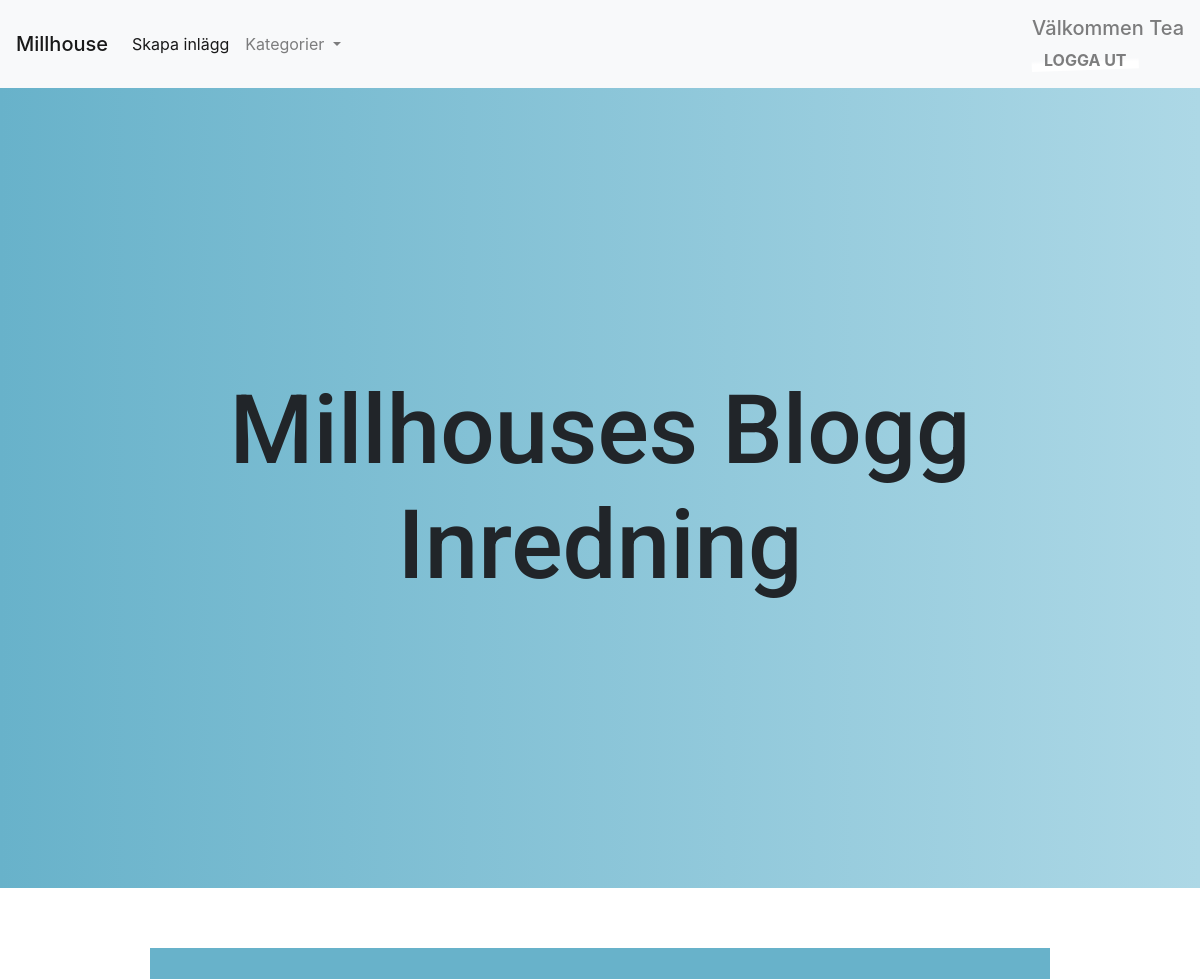
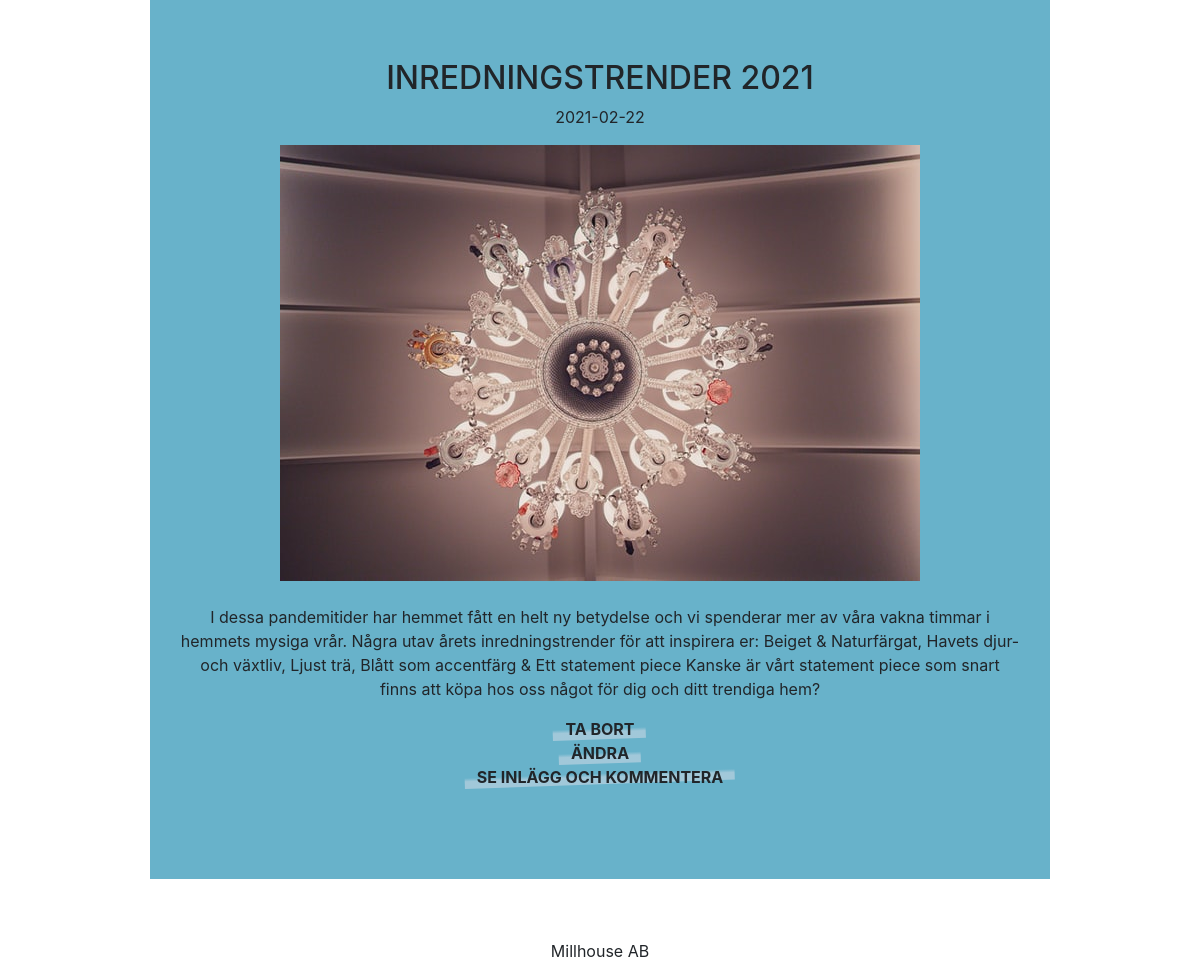
Page /interior.php (signed in) on the committed database (2 pictures, top to bottom).
### tables this page shows
CREATE TABLE Entries(
Id INT PRIMARY KEY NOT NULL AUTO_INCREMENT,
Title VARCHAR(30) NOT NULL,
Entry VARCHAR(500) NOT NULL,
EntryDate DATE NOT NULL,
CategoryId INT NOT NULL,
Image VARCHAR(100), 
UsersId INT NOT NULL,
CONSTRAINT FK_Users FOREIGN KEY(UsersId) REFERENCES Users(Id),
CONSTRAINT FK_Category FOREIGN KEY(CategoryId) REFERENCES Categories(Id)
);

### interior.php (the view, shortened to what this page needs)
<!DOCTYPE html>
<html lang="en">
<head>
    <link rel="stylesheet" href="css/style.css" type="text/css">
    <link rel="stylesheet" href="https://maxcdn.bootstrapcdn.com/bootstrap/4.0.0/css/bootstrap.min.css">
</head>
<body>
<nav class="navbar navbar-expand-lg navbar-light bg-light">
  <a class="navbar-brand company-name" href="index.php">Millhouse</a>
  <div class="collapse navbar-collapse" id="navbarSupportedContent">
    <ul class="navbar-nav mr-auto">
      <li class="nav-item active">
      <?php
    if(isset($_SESSION['role'])){
       echo '<a class="nav-link" href="entries.php">Skapa inlägg <span class="sr-only">(current)</span></a>';
      }
      ?>
      </li>
      <li class="nav-item dropdown">
        <a class="nav-link dropdown-toggle" href="#" id="navbarDropdown" role="button" data-toggle="dropdown" aria-haspopup="true" aria-expanded="false">
          Kategorier
        </a>
      </li>
    </ul>
    <span class="navbar-text">
<?php
if(isset($_SESSION['username']) && isset($_SESSION['password']) ) {
echo "<h5>Välkommen " . $_SESSION['username'] . "</h5>";
echo '<a href="logout.php" class="r-link link text-underlined" id="logout-link">Logga ut</a>';
} else {
  header("location:login.php");
}
?>
    </span>
  </div>
</nav>
<div class="site">
	<div class="hero">
		<h1 class="h1hero">Millhouses Blogg</br>Inredning</h1>
	</div>
  <?php
include 'includes/database_connection.php';
$stm = $pdo->query("SELECT Title, Entry, EntryDate, CategoryId, Id, Image FROM Entries ORDER BY EntryDate DESC");
while($row = $stm->fetch()):
    if($row['CategoryId'] == 3){
    ?>
  <section class="section">
  <h2><?=$row['Title']?></h2>
  <p> <?=$row['EntryDate']?></p>
  <img src="<?=$row['Image']?>" alt="EntriesImage"><br></br>
		<p> <?=$row['Entry']?></p>
    <?php
if(isset($_SESSION['role'])){
   echo "<a href='delete.php?id=".$row['Id']."' class='r-link link text-underlined'>Ta bort</a></br>";
   echo "<a href='modify.php?id=".$row['Id']."' class='r-link link text-underlined'>Ändra</a></br>";
}
echo "<a class='entry_button r-link link text-underlined' href='comments.php?id=".$row['Id']."'>Se inlägg och kommentera</a>";
?>
	</section>
  <?php } endwhile;
        ?>
	<footer>
		<p>Millhouse AB</p>
	</footer>
</div>
</body>
</html>

### css/style.css (style rules this page uses)
.company-name { font-weight: 500; }
.hero { display: grid; justify-content: center; align-items: center; min-height: 100vh; background: #ADD8E6; background: -webkit-linear-gradient(right, #ADD8E6, #68b2ca); background: -moz-linear-gradient(right, #ADD8E6, #68b2ca); background: -o-linear-gradient(right, #ADD8E6, #68b2ca); background: linear-gradient(to left, #ADD8E6, #68b2ca); font-family: "Roboto", sans-serif; -webkit-font-smoothing: antialiased; -moz-osx-font-smoothing: grayscale; }
.h1hero { font-size: 6em; margin: 0 90px; text-align: center; }
.section { max-width: 900px; margin: 60px auto; padding: 90px 30px; background-color: #68b2ca; text-align: center; }
footer { text-align: center; }
.r-link { display: var(--rLinkDisplay, inline-flex) !important; }
.r-link[href] { color: var(--rLinkColor) !important; text-decoration: var(--rLinkTextDecoration, none) !important; }
.text-underlined { --uiTextUnderlinedLineHeight: var(--textUnderlinedLineHeight, 2px); --uiTextUnderlinedLineGap: var(--textUnderlinedLineGap, .5rem); --uiTextUnderlinedPaddingBottom: calc(var(--uiTextUnderlinedLineHeight) + var(--uiTextUnderlinedLineGap)); padding-bottom: var(--uiTextUnderlinedPaddingBottom) !important; position: var(--textUnderlinedPosition, relative) !important; z-index: var(--textUnderlinedZindex, 1) !important; }
.text-underlined::after { content: ""; width: var(--textUnderlinedLineWidht, 100%) !important; height: var(--uiTextUnderlinedLineHeight) !important; background-image: var(--textUnderlinedBackgroundImage, linear-gradient(to top, var(--textUnderlinedLineColor, currentColor) 30%, rgba(0, 0, 0, 0) 45%)) !important; position: absolute; left: var(--textUnderlinedLineLeft, 0) !important; bottom: var(--textUnderlinedLineBottom, 0) !important; z-index: var(--textUnderlinedLineZindex, -1) !important; }
.link { --textUnderlinedLineHeight: 100%; --textUnderlinedLineGap: 0; --textUnderlinedLineColor: rgba(164, 201, 218, 0.952); padding-left: .75rem; padding-right: .75rem; }
#logout-link { --textUnderlinedLineColor: white; }
.link::after { will-change: width; transition: width .1s ease-out; transform: rotate(-2deg); transform-origin: left bottom; }
.link { font-weight: 700; text-transform: uppercase; }

### rows in the picture
entries: Title "INREDNINGSTRENDER 2021", EntryDate "2021-02-22", Image (picture), Entry "I dessa pandemitider har hemmet fått en helt ny betydelse och vi spenderar mer av våra vakna timmar i hemmets mysiga vrår. Några utav årets inredningstrender för att inspirera er: Beiget & Naturfärgat, Havets djur- och växtliv, Ljust trä, Blått som accentfärg & Ett statement piece Kanske är vårt statement piece som snart finns att köpa hos oss något för dig och ditt trendiga hem?"

### other values in the picture
$_SESSION['username'] "Tea"
